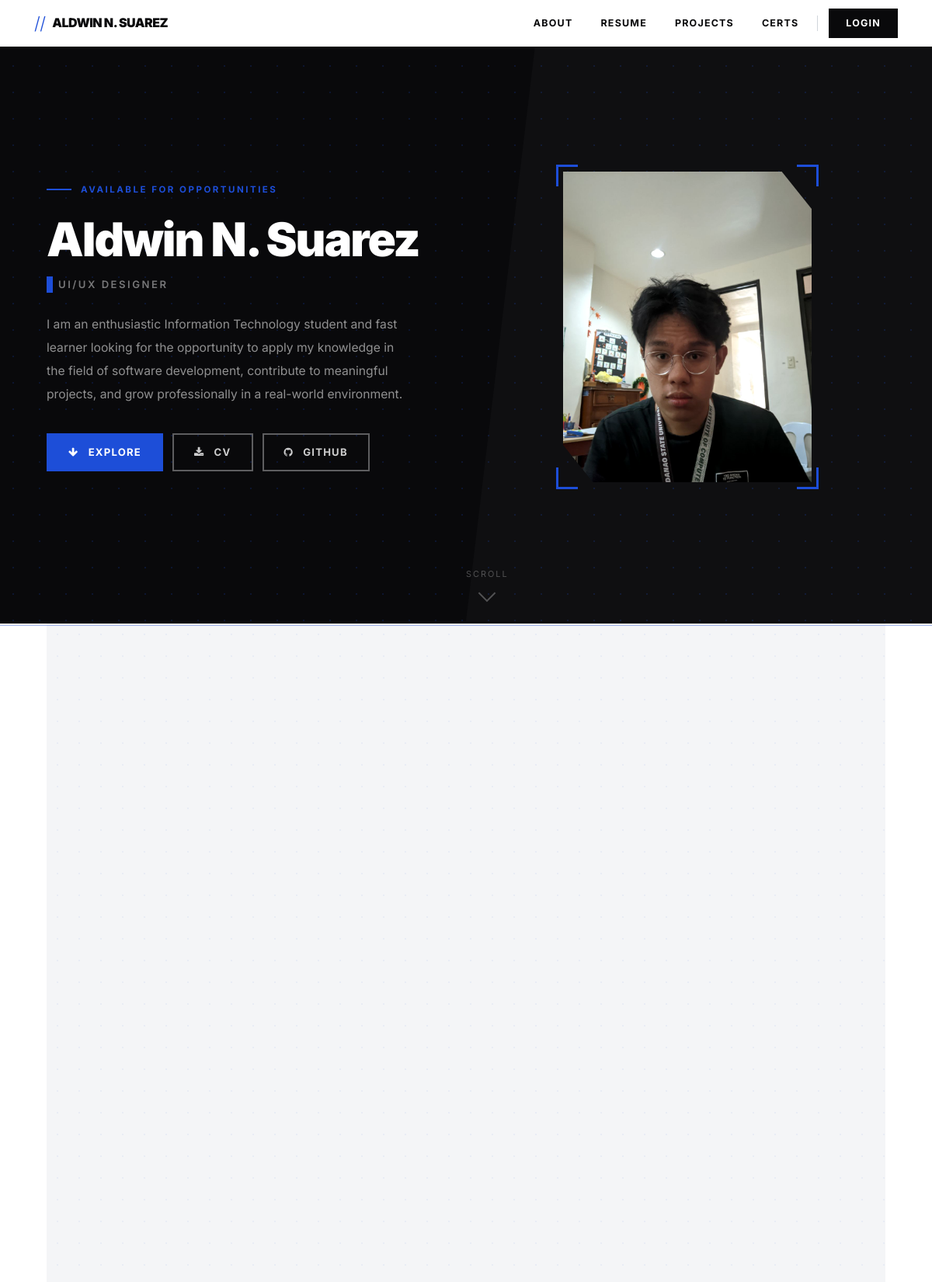
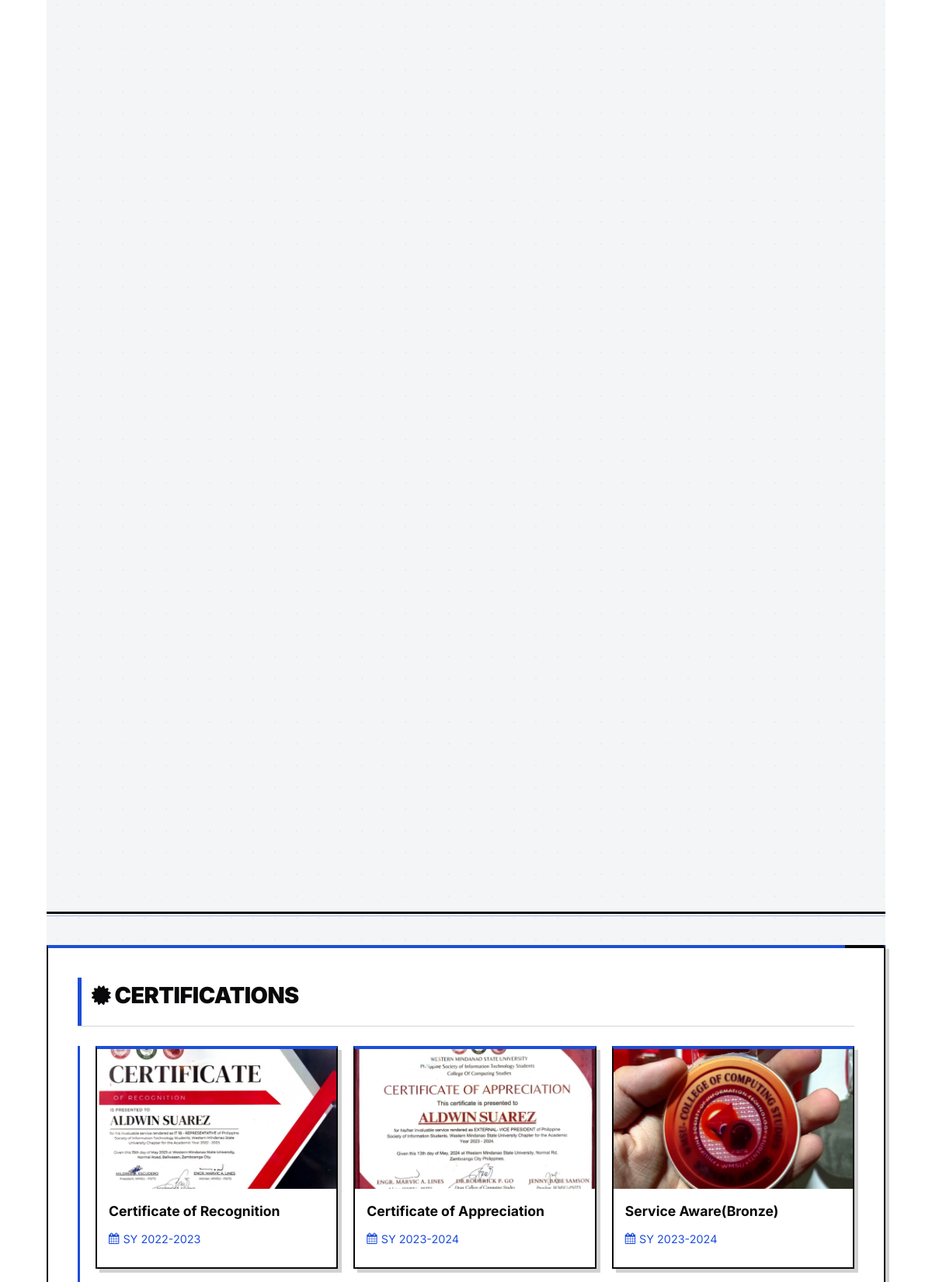
The page / (upper part) on the database its author committed (2 pictures, top to bottom).
### tables this page shows
CREATE TABLE `portfolio` (
  `id` int(11) NOT NULL,
  `user_id` int(11) DEFAULT NULL,
  `name` varchar(255) DEFAULT NULL,
  `title` varchar(255) DEFAULT NULL,
  `short_bio` text DEFAULT NULL,
  `email` varchar(255) DEFAULT NULL,
  `phone` varchar(50) DEFAULT NULL,
  `location` varchar(255) DEFAULT NULL,
  `education` text DEFAULT NULL,
  `experience` text DEFAULT NULL,
  `skills` text DEFAULT NULL,
  `profile_image` varchar(255) DEFAULT NULL,
  `cv_link` varchar(255) DEFAULT NULL,
  `linkedin` varchar(255) DEFAULT NULL,
  `github` varchar(255) DEFAULT NULL,
  `about_me` text DEFAULT NULL,
  `contact_section` text DEFAULT NULL,
  `certifications` text DEFAULT NULL,
  `created_at` datetime DEFAULT current_timestamp(),
  `updated_at` datetime DEFAULT current_timestamp() ON UPDATE current_timestamp()
);

### index.php (the view, shortened to what this page needs)
<?php
require_once 'includes/db_connection.php';
require_once 'includes/functions.php';
$isLoggedIn = isset($_SESSION['user_id']);
if ($isLoggedIn) {
    $portfolioStmt = $conn->prepare("SELECT * FROM portfolio WHERE user_id = ? LIMIT 1");
    $portfolioStmt->bind_param("i", $userId);
    $portfolioStmt->execute();
    $result = $portfolioStmt->get_result();
    if ($result->num_rows === 0) {
        $portfolioStmt->close();
        $portfolioStmt = $conn->prepare("SELECT * FROM portfolio LIMIT 1");
        $portfolioStmt->execute();
        $result = $portfolioStmt->get_result();
    }
} else {
    $portfolioStmt = $conn->prepare("SELECT * FROM portfolio LIMIT 1");
    $portfolioStmt->execute();
    $result = $portfolioStmt->get_result();
}
$portfolio = [];
if ($result && $result->num_rows > 0) {
    $portfolio = $result->fetch_assoc();
}
?>
<!DOCTYPE html>
<html lang="en">
<head>
    <link rel="stylesheet" href="css/index.css">
    <link rel="stylesheet" href="https://cdnjs.cloudflare.com/ajax/libs/font-awesome/4.7.0/css/font-awesome.min.css">
    <link rel="stylesheet" href="css/session-timeout.css">
</head>
<body <?php echo $isLoggedIn ? 'data-logged-in="true"' : ''; ?> style="font-family: 'Inter', 'Segoe UI', sans-serif;">
    <nav class="top-nav" id="topNav">
        <a href="#" class="top-nav-logo">
            <span class="logo-geo">//</span>&nbsp;<?php echo htmlspecialchars($portfolio['name'] ?? 'Portfolio'); ?>
        </a>
        <div class="top-nav-links" id="topNavLinks">
            <a href="#about">About</a>
            <a href="#resume">Resume</a>
            <a href="#projects">Projects</a>
            <?php if (!empty($portfolio['certifications'])): ?>
            <a href="#certifications">Certs</a>
            <?php endif; ?>
            <?php if ($isLoggedIn): ?>
            <a href="admin/dashboard.php" style="display:inline-flex;align-items:center;gap:6px;"><i class="fa fa-th-large"></i> Dashboard</a>
            <a href="logout.php" class="nav-cta">Logout</a>
            <?php else: ?>
            <a href="login.php" class="nav-cta">Login</a>
            <?php endif; ?>
        </div>
    </nav>
    <section id="profile">
        <div class="profile-split">
            <div class="profile-text-side">
                <div class="profile-eyebrow">
                    <span class="eyebrow-line"></span>
                    Available for opportunities
                </div>
                <h1 class="profile-name"><?php echo htmlspecialchars($portfolio['name'] ?? 'My Name'); ?></h1>
                <h2 class="profile-title"><?php echo htmlspecialchars($portfolio['title'] ?? 'Professional Title'); ?></h2>
                <p class="profile-description"><?php echo htmlspecialchars($portfolio['short_bio'] ?? 'A short description about me.'); ?></p>
                <div class="profile-actions">
                    <a href="#about" class="btn"><i class="fa fa-arrow-down"></i>&nbsp;Explore</a>
                    <?php if (!empty($portfolio['cv_link'])): ?>
                    <a href="<?php echo htmlspecialchars($portfolio['cv_link']); ?>" class="btn btn-outline" download><i class="fa fa-download"></i>&nbsp;CV</a>
                    <?php endif; ?>
                    <?php if (!empty($portfolio['github'])): ?>
                    <a href="<?php echo htmlspecialchars($portfolio['github']); ?>" class="btn btn-outline" target="_blank" rel="noopener noreferrer"><i class="fa fa-github"></i>&nbsp;GitHub</a>
                    <?php endif; ?>
                </div>
            </div>
            <div class="profile-image-side">
                <div class="profile-image-frame">
                    <div class="profile-image">
                        <img src="<?php echo htmlspecialchars($portfolio['profile_image'] ?? 'images/default-profile.jpg'); ?>" alt="Profile Picture">
                    </div>
                    <div class="frame-corner frame-tl"></div>
                    <div class="frame-corner frame-tr"></div>
                    <div class="frame-corner frame-bl"></div>
                    <div class="frame-corner frame-br"></div>
                </div>
            </div>
        </div>
        <div class="scroll-indicator">
            <span>Scroll</span>
            <span class="scroll-arrow"></span>
        </div>
    </section>
    <div class="section-separator"></div>
    <?php if (!empty($portfolio)): ?>
    <section id="main-content" class="container section">
        <div class="two-column-layout">
        </div>
        <div class="section-separator"></div>
        <?php if (!empty($portfolio['certifications'])): ?>
        <div id="certifications">
            <h2><i class="fa fa-certificate"></i> Certifications</h2>
            <div id="certifications-content" class="certifications-content" style="display: none;">
                <?php
                $isJson = function_exists('isJson') ? isJson($portfolio['certifications']) :
                         (json_decode($portfolio['certifications']) !== null);
                if ($isJson) {
                    $certs = json_decode($portfolio['certifications'], true);
                    if (!empty($certs)) {
                        echo '<div class="certificates-grid">';
                        foreach ($certs as $cert) {
                            echo '<div class="certificate-card">';
                            if (!empty($cert['image'])) {
                                if (pathinfo($cert['image'], PATHINFO_EXTENSION) === 'pdf') {
                                    echo '<div class="certificate-image pdf-certificate">';
                                    echo '<a href="' . htmlspecialchars($cert['image']) . '" target="_blank">';
                                    echo '<i class="fa fa-file-pdf-o"></i>';
                                    echo '<span>View PDF</span>';
                                    echo '</a>';
                                    echo '</div>';
                                } else {
                                    echo '<div class="certificate-image">';
                                    echo '<a href="' . htmlspecialchars($cert['image']) . '" target="_blank">';
                                    echo '<img src="' . htmlspecialchars($cert['image']) . '" alt="Certificate">';
                                    echo '</a>';
                                    echo '</div>';
                                }
                            }
                            echo '<div class="certificate-details">';
                            echo '<h3>' . htmlspecialchars($cert['title']) . '</h3>';
                            if (!empty($cert['date'])) {
                                echo '<div class="certificate-date">';
                                echo '<i class="fa fa-calendar"></i> ' . htmlspecialchars($cert['date']);
                                echo '</div>';
                            }
                            echo '</div>';
                            echo '</div>';
                        }
                        echo '</div>';
                    }
                } else {
                    echo nl2br(htmlspecialchars($portfolio['certifications']));
                }
                ?>
            </div>
        </div>
        <?php endif; ?>
    </section>
    <?php endif; ?>
</body>
</html>

### rows shown on the page
portfolio: name "ALDWIN N. SUAREZ", name "Aldwin N. Suarez", title "UI/UX DESIGNER", short_bio "I am an enthusiastic Information Technology student and fast learner looking for the opportunity to apply my knowledge in the field of software development, contribute to meaningful projects, and grow professionally in a real-world environment.", profile_image (picture)

### other values the page prints
$cert['title'] "Certificate of Recognition"
$cert['date'] "SY 2022-2023"
$cert['title'] "Certificate of Appreciation"
$cert['date'] "SY 2023-2024"
$cert['title'] "Service Aware(Bronze)"
